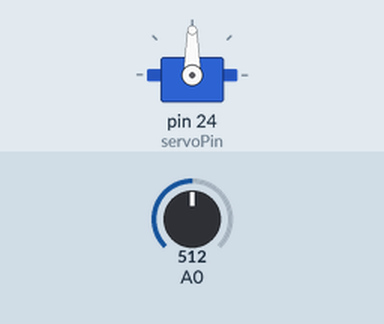
This sketch was run on a simulated Arduino Mega 2560, built with avr-gcc and run on an emulated ATmega2560. Parts: servo. Inputs (shaded band) come from the test bench; at power-on: A0 = 512.

Above: at 1.2 s.
1.3 s: A0 set to 716
At 2.1 s:
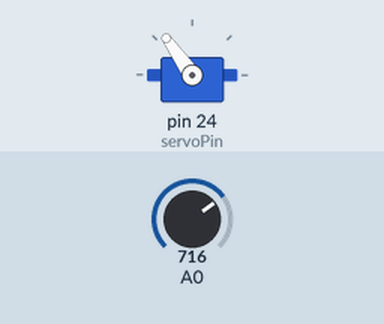
2.8 s: A0 set to 900
At 3.4 s:
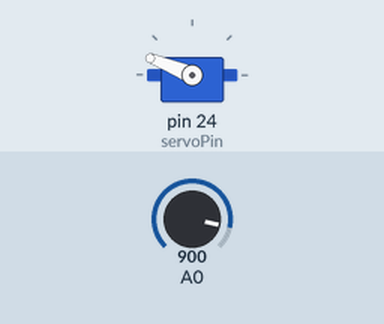
4.3 s: A0 set to 1023
At 4.7 s:
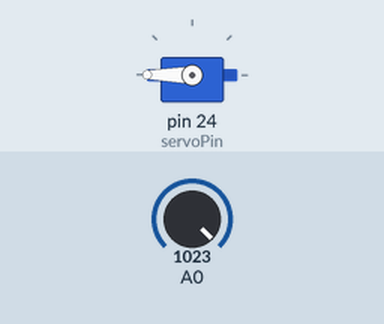
5.8 s: A0 set to 306
At 7.0 s:
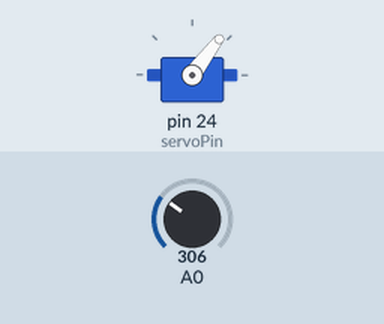
7.3 s: A0 set to 122
At 8.4 s:
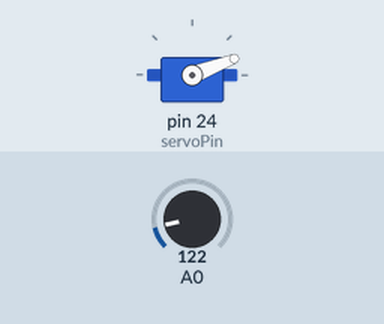
Timing chart, 0 to 9.8 s (numbered marks = the images above; inputs shaded):
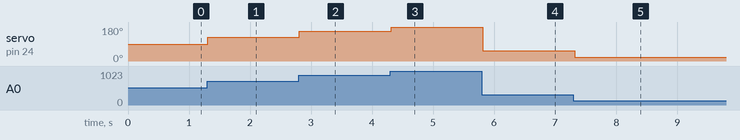

The sketch:

servomotor__adjustable_resistance.ino
```cpp
#include <Servo.h>

Servo servo;
int servoPin = 24;

void setup() {
  servo.attach(servoPin);
}

void loop() {
  int potValue = analogRead(A0);    // 포텐셔미터 입력
  int angle = map(potValue, 0, 1023, 0, 180);   // 포텐셔미터의 입력을 회전각으로 변환
  servo.write(angle);    // 서보모터 제어
  delay(100);
}
```

Measured:
- after the input at 1.3 s, servo on pin 24 (servoPin): 90° → 125° at once
- after the input at 2.8 s, servo on pin 24 (servoPin): 125° → 158° at once
- after the input at 4.3 s, servo on pin 24 (servoPin): 158° → 180° at once
- after the input at 5.8 s, servo on pin 24 (servoPin): 180° → 53° at once
- after the input at 7.3 s, servo on pin 24 (servoPin): 53° → 21° at once
